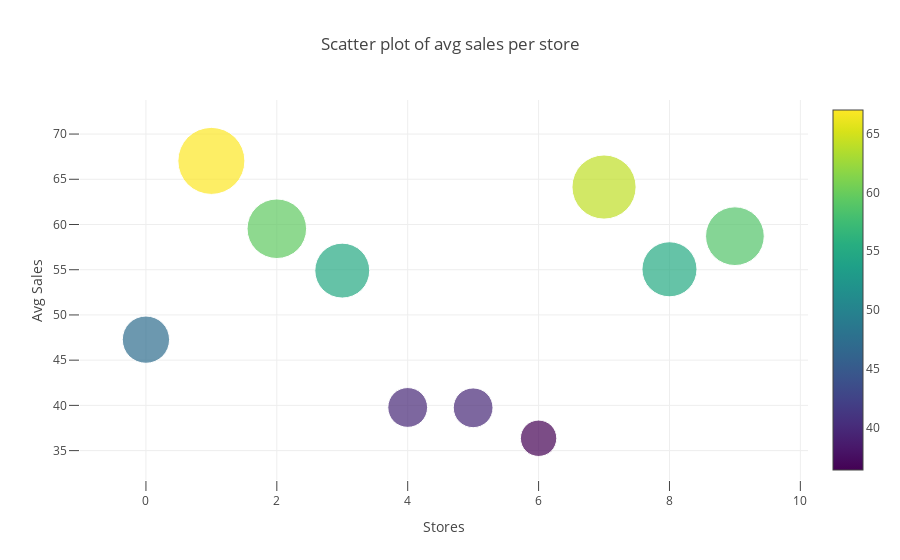

This figure's notebook cell:
### Code cell
# Scatter plot of average sales per store
sales_store_data = go.Scatter(
    y = sales_across_store_df.avg_sale.values,
    mode='markers',
    marker=dict(
        size = sales_across_store_df.avg_sale.values,
        color = sales_across_store_df.avg_sale.values,
        colorscale='Viridis',
        showscale=True
    ),
    text = sales_across_store_df.index.values
)
data = [sales_store_data]

sales_store_layout = go.Layout(
    autosize= True,
    title= 'Scatter plot of avg sales per store',
    hovermode= 'closest',
    xaxis= dict(
        title= 'Stores',
        ticklen= 10,
        zeroline= False,
        gridwidth= 1,
    ),
    yaxis=dict(
        title= 'Avg Sales',
        ticklen= 10,
        zeroline= False,
        gridwidth= 1,
    ),
    showlegend= False
)
fig = go.Figure(data=data, layout=sales_store_layout)
py.iplot(fig,filename='scatter_sales_store')

### Figure 1 — Plotly figure (JSON) as saved in the notebook; plotly's stock layout.template omitted (floating-point values rounded to 4 significant figures)
{"data": [{"uid": "468d4155-8d68-4a74-9c09-4c9bc09c8bab", "text": [1, 2, 3, 4, 5, 6, 7, 8, 9, 10], "y": [47.27, 67.03, 59.53, 54.9, 39.77, 39.73, 36.36, 64.14, 55.05, 58.71], "mode": "markers", "marker": {"color": [47.27, 67.03, 59.53, 54.9, 39.77, 39.73, 36.36, 64.14, 55.05, 58.71], "size": [47.27, 67.03, 59.53, 54.9, 39.77, 39.73, 36.36, 64.14, 55.05, 58.71], "showscale": true, "colorscale": "Viridis"}, "type": "scatter"}], "layout": {"autosize": true, "title": {"text": "Scatter plot of avg sales per store"}, "yaxis": {"zeroline": false, "ticklen": 10, "gridwidth": 1, "title": {"text": "Avg Sales"}}, "showlegend": false, "xaxis": {"zeroline": false, "ticklen": 10, "gridwidth": 1, "title": {"text": "Stores"}}, "hovermode": "closest"}}
